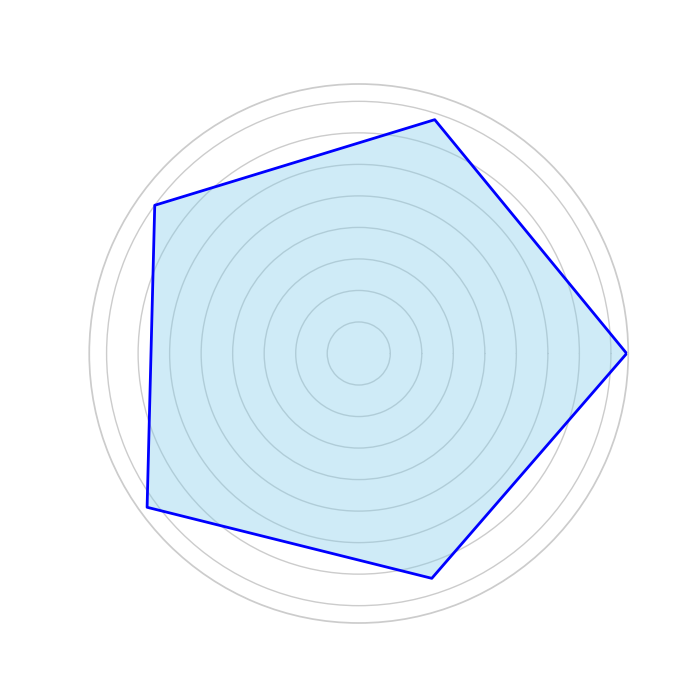

Reproduce this figure in Python.
import matplotlib.pyplot as plt
import numpy as np

# Define the genres
categories = ['Action', 'Adventure', 'Strategy', 'Role-Playing', 'Simulation']
num_vars = len(categories)
ratings = [8.5, 7.8, 8.0, 8.3, 7.5]

angles = np.linspace(0, 2 * np.pi, num_vars, endpoint=False).tolist()
ratings += ratings[:1]
angles += angles[:1]

fig, ax = plt.subplots(figsize=(7, 7), subplot_kw=dict(polar=True))

ax.fill(angles, ratings, color='skyblue', alpha=0.4)
ax.plot(angles, ratings, color='blue', linewidth=2)

ax.set_yticklabels([])
ax.set_xticks([])
ax.set_xticklabels([])

plt.show()
